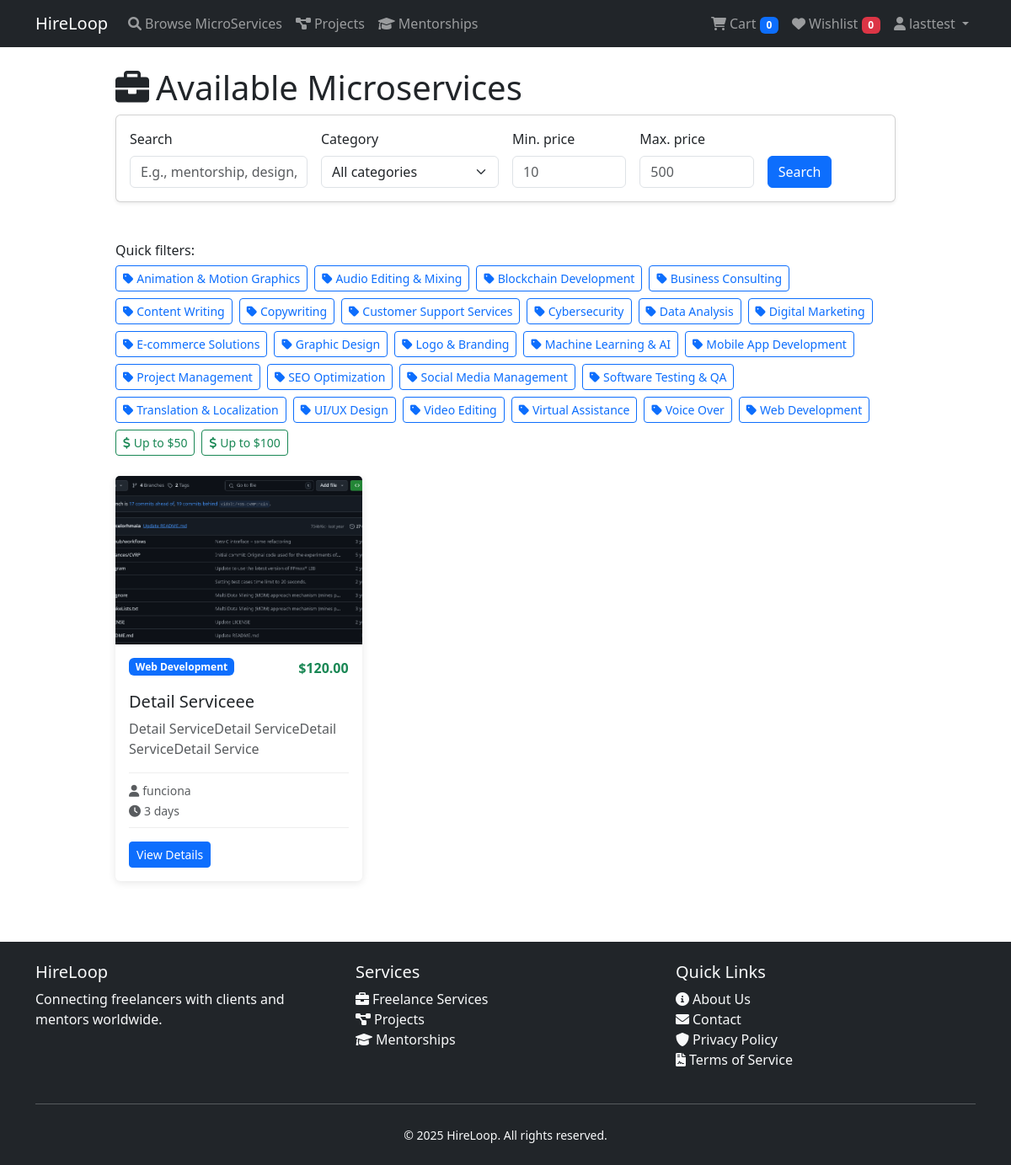
Page /microservices/ (signed in) on the committed database.
### core/models.py (models this page shows, shortened)
class User(AbstractUser):
    id = models.UUIDField(primary_key=True, default=uuid.uuid4, editable=False)
    email = models.EmailField(unique=True)
    profile_image = models.ImageField(
        upload_to="profiles/",
        blank=True,
        null=True,
        help_text="Upload a profile image",
    )
    USERNAME_FIELD = "username"
    REQUIRED_FIELDS = ["email"]

class FreelancerProfile(models.Model):
    id = models.UUIDField(primary_key=True, default=uuid.uuid4, editable=False)
    user = models.OneToOneField(
        User, on_delete=models.CASCADE, related_name="freelancer_profile"
    )
    bio = models.TextField(max_length=500, blank=True)
    skills = models.CharField(
        max_length=500,
        blank=True,
        help_text="Enter skills separated by commas",
        verbose_name="Skills",
    )
    created_at = models.DateTimeField(auto_now_add=True)
    updated_at = models.DateTimeField(auto_now=True)

### microservices/models.py (models this page shows, shortened)
class MicroService(models.Model):
    id = models.UUIDField(primary_key=True, default=uuid.uuid4, editable=False)
    freelancer = models.ForeignKey(
        FreelancerProfile, on_delete=models.CASCADE, related_name="microservices"
    )
    category = models.ForeignKey(
        Category, on_delete=models.CASCADE, related_name="microservices"
    )
    title = models.CharField(max_length=255)
    description = models.TextField()
    price = models.DecimalField(
        max_digits=10, decimal_places=2, default=Decimal("0.00")
    )
    delivery_time = models.PositiveIntegerField(help_text="Delivery time in days")
    is_active = models.BooleanField(default=True)
    image_path = models.CharField(max_length=500, blank=True, null=True)
    created_at = models.DateTimeField(auto_now_add=True)
    updated_at = models.DateTimeField(auto_now=True)
    class Meta:
        ordering = ["-created_at"]
    def get_image_path(self) -> str:
        image_service = MicroserviceImageService()
        return image_service.get_image_url(self.image_path)

class Category(models.Model):
    id = models.UUIDField(primary_key=True, default=uuid.uuid4, editable=False)
    name = models.CharField(max_length=100, unique=True)
    slug = models.SlugField(unique=True)
    def __str__(self):
        return self.name

### microservices/views/views.py (the view)
# urls.py: path("", MicroServiceListView.as_view(), name="microservices_list"),
class MicroServiceListView(SearchFilterMixin, ListView):
    model = MicroService
    template_name = "microservices/microservices_list.html"
    context_object_name = "microservices"
    service = MicroServiceService()
    search_fields = [
        "title",
        "description",
        "freelancer__user__email",
        "freelancer__user__username",
        "category__name",
    ]
    category_field = "category__name"
    price_field = "price"
    def get_queryset(self):
        qs = super().get_queryset()
        return qs.filter(is_active=True)
    def get_popular_categories(self):
        return Category.objects.values_list("name", flat=True).order_by("name")

### core/context_processors.py (called while the page is built)
def user_profile_type(request):
    user_types = []
    if request.user.is_authenticated:
        if hasattr(request.user, "freelancer_profile"):
            user_types.append("freelancer")
        if hasattr(request.user, "client_profile"):
            user_types.append("client")
    return {"user_type": user_types}

def cart_and_wishlist_counts(request):
    cart_count = 0
    wishlist_count = 0
    if request.user.is_authenticated:
        cart_count = (
            CartItem.objects.filter(user=request.user).aggregate(total=Sum("quantity"))[
                "total"
            ]
            or 0
        )
        wishlist_count = WishlistItem.objects.filter(user=request.user).count()
    return {
        "cart_count": cart_count,
        "wishlist_count": wishlist_count,
    }

### core/factories/storage_factory.py (called while the page is built)
    @staticmethod
    def create_storage(storage_type: str = None) -> StorageInterface:
        storage_type = storage_type or getattr(
            settings, "PROFILE_STORAGE_TYPE", "local"
        )
        if storage_type == "local":
            return LocalStorage()
        else:
            raise ValueError(f"Unsupported storage type: {storage_type}")
        """
        elif storage_type == 's3':
            return S3Storage()
        """

### core/mixins/search.py (called while the page is built)
    def get_queryset(self):
        qs = super().get_queryset()
        request = self.request
        search = request.GET.get("search")
        category = request.GET.get("category")
        min_price = request.GET.get("min_price")
        max_price = request.GET.get("max_price")
        if search and self.search_fields:
            q_objects = Q()
            for field in self.search_fields:
                q_objects |= Q(**{f"{field}__icontains": search})
            qs = qs.filter(q_objects)
        if category and self.category_field:
            qs = qs.filter(**{self.category_field: category})
        if min_price and self.price_field:
            qs = qs.filter(**{f"{self.price_field}__gte": min_price})
        if max_price and self.price_field:
            qs = qs.filter(**{f"{self.price_field}__lte": max_price})
        return qs

### core/storage/local_storage.py (called while the page is built)
    def url(self, path: str) -> str:
        return default_storage.url(path)

    def exists(self, path: str) -> bool:
        return default_storage.exists(path)

### microservices/templates/microservices/microservices_list.html (shortened to what this page needs)
{% extends "base.html" %}
{% load static %}
{% load content_type_tags %}
{% block content %}
<div class="container mt-4">
    <div class="row justify-content-center">
        <div class="col-lg-10">
            <h1><i class="fas fa-briefcase me-2"></i>Available Microservices</h1>
            {% include "core/partials/search.html" %}
            <div class="row">
                {% for microservice in microservices %}
                <div class="col-lg-4 col-md-6 mb-4">
                    <div class="card h-100 service-card">
                        <img src="{{ microservice.get_image_path }}" class="card-img-top" alt="{{ microservice.title }}"
                            style="height:200px; object-fit:cover;">
                        <div class="card-body d-flex flex-column">
                            <div class="d-flex justify-content-between align-items-start mb-3">
                                <span class="badge bg-primary">{{ microservice.category|default:"General" }}</span>
                                <span class="text-success fw-bold">${{ microservice.price }}</span>
                            </div>
                            <h5 class="card-title">{{ microservice.title }}</h5>
                            <p class="card-text text-muted flex-grow-1">{{ microservice.description|truncatewords:20 }}
                            </p>
                            <div class="service-meta mb-3">
                                <small class="text-muted">
                                    <i class="fas fa-user me-1"></i>{{ microservice.freelancer.user.get_full_name|default:microservice.freelancer.user.username }}
                                </small>
                                <br>
                                <small class="text-muted">
                                    <i class="fas fa-clock me-1"></i>{{ microservice.delivery_time }} day{{ microservice.delivery_time|pluralize }}
                                </small>
                            </div>
                            <div class="d-flex gap-2 mt-auto">
                                <a href="{% url 'microservices:microservice_detail' microservice.id %}"
                                    class="btn btn-sm btn-primary">
                                    View Details
                                </a>
                            </div>
                        </div>
                    </div>
                </div>
                {% endfor %}
            </div>
        </div>
    </div>
</div>
{% endblock %}

### templates/base.html (shortened to what this page needs)
<!DOCTYPE html>
<html lang="en">
<head>
    <link href="https://cdn.jsdelivr.net/npm/bootstrap@5.3.0/dist/css/bootstrap.min.css" rel="stylesheet">
    <link href="https://cdnjs.cloudflare.com/ajax/libs/font-awesome/6.0.0/css/all.min.css" rel="stylesheet">
</head>
<body>
    <nav class="navbar navbar-expand-lg navbar-dark bg-dark">
        <div class="container">
            <a class="navbar-brand" href="">HireLoop</a>
            <div class="collapse navbar-collapse" id="navbarNav">
                <ul class="navbar-nav me-auto">
                    <li class="nav-item">
                        <a class="nav-link" href="{% url 'microservices:microservices_list' %}">
                            <i class="fas fa-search me-1"></i>Browse MicroServices
                        </a>
                    </li>
                    <li class="nav-item">
                        <a class="nav-link" href="{% url 'projects:projects_list' %}">
                            <i class="fas fa-project-diagram me-1"></i>Projects
                        </a>
                    </li>
                    <li class="nav-item">
                        <a class="nav-link" href="{% url 'mentorship_session:session_list' %}">
                            <i class="fas fa-graduation-cap me-1"></i>Mentorships
                        </a>
                    </li>
                </ul>
                <ul class="navbar-nav">
                    {% if user.is_authenticated %}
                    <li class="nav-item">
                        <a class="nav-link" href="{% url 'cart:cart_list' %}">
                            <i class="fas fa-shopping-cart me-1"></i>Cart
                            <span class="badge bg-primary">{{ cart_count|default:0 }}</span>
                        </a>
                    </li>
                    <li class="nav-item">
                        <a class="nav-link" href="{% url 'cart:wishlist_list' %}">
                            <i class="fas fa-heart me-1"></i>Wishlist
                            <span class="badge bg-danger">{{ wishlist_count|default:0 }}</span>
                        </a>
                    </li>
                    <li class="nav-item dropdown">
                        <a class="nav-link dropdown-toggle" href="#" id="navbarDropdown" role="button"
                            data-bs-toggle="dropdown" aria-expanded="false">
                            <i class="fas fa-user me-1"></i>{{ user.username }}
                        </a>
                    </li>
                    {% endif %}
                </ul>
            </div>
        </div>
    </nav>
    <main>
        {% block content %}
        {% endblock %}
    </main>
    <footer class="bg-dark text-light mt-5 py-4">
        <div class="container">
            <div class="row">
                <div class="col-md-4">
                    <h5>HireLoop</h5>
                    <p>Connecting freelancers with clients and mentors worldwide.</p>
                </div>
                <div class="col-md-4">
                    <h5>Services</h5>
                    <ul class="list-unstyled">
                        <li><a href="" class="text-light text-decoration-none">
                                <i class="fas fa-briefcase me-1"></i>Freelance Services
                            </a></li>
                        <li><a href="" class="text-light text-decoration-none">
                                <i class="fas fa-project-diagram me-1"></i>Projects
                            </a></li>
                        <li><a href="" class="text-light text-decoration-none">
                                <i class="fas fa-graduation-cap me-1"></i>Mentorships
                            </a></li>
                    </ul>
                </div>
                <div class="col-md-4">
                    <h5>Quick Links</h5>
                    <ul class="list-unstyled">
                        <li><a href="#" class="text-light text-decoration-none">
                                <i class="fas fa-info-circle me-1"></i>About Us
                            </a></li>
                        <li><a href="#" class="text-light text-decoration-none">
                                <i class="fas fa-envelope me-1"></i>Contact
                            </a></li>
                        <li><a href="#" class="text-light text-decoration-none">
                                <i class="fas fa-shield-alt me-1"></i>Privacy Policy
                            </a></li>
                        <li><a href="#" class="text-light text-decoration-none">
                                <i class="fas fa-file-contract me-1"></i>Terms of Service
                            </a></li>
                    </ul>
                </div>
            </div>
            <hr class="my-4">
            <div class="text-center">
                <small>&copy; {% now "Y" %} HireLoop. All rights reserved.</small>
            </div>
        </div>
    </footer>
</body>
</html>

### microservices/templates/microservices/microservices_list.html (style rules this page uses)
.service-card { transition: transform 0.2s ease-in-out, box-shadow 0.2s ease-in-out; border: none; box-shadow: 0 2px 10px rgba(0, 0, 0, 0.1); }
.service-meta { border-top: 1px solid #eee; border-bottom: 1px solid #eee; padding: 0.5rem 0; }

### rows in the picture
User: username "lasttest"
MicroService: get_image_path (picture), category "Web Development", price "120.00", title "Detail Serviceee", description "Detail ServiceDetail ServiceDetail ServiceDetail Service", freelancer.user.get_full_name "funciona", delivery_time "3"

### other values in the picture
{{ cart_count|default:0 }} "0"
{{ wishlist_count|default:0 }} "0"
{{ cat }} "Animation & Motion Graphics" "Audio Editing & Mixing" "Blockchain Development" "Business Consulting" "Content Writing" "Copywriting" "Customer Support Services" "Cybersecurity" "Data Analysis" "Digital Marketing" "E-commerce Solutions" "Graphic Design" "Logo & Branding" "Machine Learning & AI" "Mobile App Development" "Project Management" "SEO Optimization" "Social Media Management" "Software Testing & QA" "Translation & Localization" "UI/UX Design" "Video Editing" "Virtual Assistance" "Voice Over" "Web Development"
